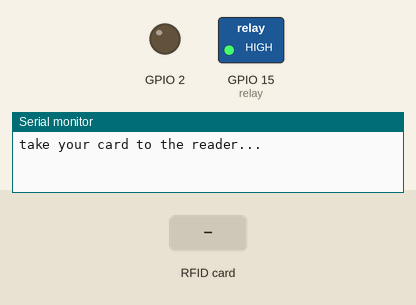
Bench run of a sketch on a simulated ESP32. Shown: switched loads named in the sketch (green lamp = pin HIGH), output pins drawn as LEDs (lit = HIGH), the last lines printed to the serial monitor. Dashed ring = blinking. The inputs (shaded band) are chosen by the test bench. The local clock reads 2024-03-15 10:24:30 at power-on unless the sketch sets it; EEPROM starts erased.

Above: at 1.2 s.
1.3 s: RFID card 5E 7A 19 C4 held to the reader
At 2.1 s:
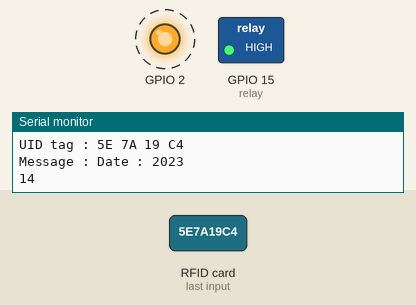
4.3 s: RFID card 03 6F CD 73 held to the reader
At 6.0 s:
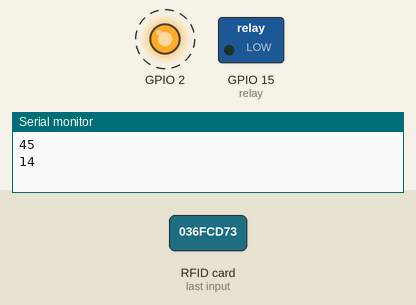
7.3 s: RFID card EB 43 01 99 held to the reader
At 8.1 s:
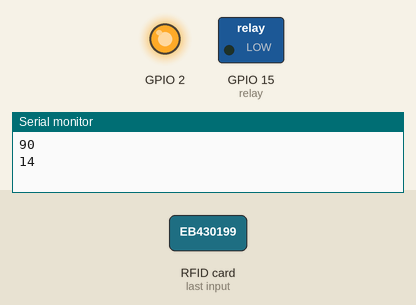
Timing chart, 0 to 10.3 s (numbered marks = the images above; inputs shaded):
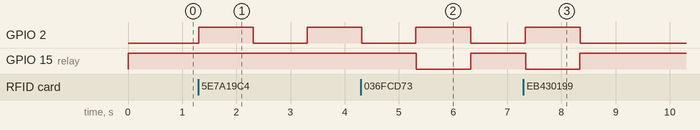

The sketch:

door-lock_finalcode.ino
```cpp
#include <SPI.h>
#include <MFRC522.h>
#include<EEPROM.h>
#include<Wire.h>
#include "RTClib.h"


//#define SS_PIN 21 16
//#define RST_PIN 22 17
const int RST_PIN = 17;
const int SS_PIN = 16;
MFRC522 mfrc522(SS_PIN, RST_PIN);   // Create MFRC522 instance.
int count=0;
RTC_DS1307 rtc;
char daysOfTheWeek[7][12] = {"Sunday", "Monday", "Tuesday", "Wednesday", "Thursday", "Friday", "Saturday"};
int relay=15;
void setup() {
  Serial.begin(115200);
  pinMode(2,OUTPUT);
  digitalWrite(relay,HIGH);
  pinMode(relay,OUTPUT);
 if (! rtc.begin()) {
    Serial.println("Couldn't find RTC");
    while (1);
  }
 rtc.adjust(DateTime(F(__DATE__), F(__TIME__)));
  //rtc.adjust(DateTime(2019, 8, 23, 2, 32, 00));


  SPI.begin();      // Initiate  SPI bus
  mfrc522.PCD_Init();   // Initiate MFRC522
  Serial.println("take your card to the reader...");

  if (!EEPROM.begin(64000)) {
    Serial.println("Failed to initialise EEPROM");
    Serial.println("Restarting...");
    delay(1000);
    ESP.restart();
  }

}
void work(String rfid,String name)
 {
  digitalWrite(2,HIGH);
  EEPROM.writeString(count,rfid);
    count = count + 11;
    Serial.print("\t"+name+"\t");
    EEPROM.writeString(count,+"\t"+name+"\t") ;
    count = count+7;


    DateTime now = rtc.now();

     Serial.print("Date : ");
     String Day =  String((now.day()));
    EEPROM.writeString(count,Day);
    count= count + 2;
     Serial.print(now.day(), DEC);
    Serial.print("/");
    EEPROM.writeString(count,"/");
    count = count + 1;
     Serial.print(now.month(), DEC);
      String mon =  String((now.month()));
     EEPROM.writeString(count,mon);
     count = count + 2;
    Serial.print("/");
    EEPROM.writeString(count,"/");
    count = count + 1;
   Serial.println(now.year(), DEC);
   String yr =  String((now.year()));
   EEPROM.writeString(count,yr);
   count = count + 4;
   EEPROM.writeString(count,"\t");
   count = count + 1;
     Serial.print("day:");
    Serial.println(daysOfTheWeek[now.dayOfTheWeek()]);
    String weekday = (daysOfTheWeek[now.dayOfTheWeek()]);
     EEPROM.writeString(count, weekday);
//     EEPROM.writeString(count,"\t");
//     count = count + 1;
     Serial.print("time : ");

     Serial.print(now.hour(), DEC);
     String hr =  String((now.hour()));
     EEPROM.writeString(count,hr);
      count = count + 2;
    Serial.print(':');
     EEPROM.writeString(count,":");
     count = count + 1;
    Serial.print(now.minute(), DEC);
    String mint =  String((now.minute()));
     EEPROM.writeString(count,mint);
      count = count + 2;
    Serial.print(':');
     EEPROM.writeString(count,":");
     count = count + 1;

    String sec =  String(now.second());
        Serial.println(sec  );
     EEPROM.writeString(count,sec);
      count = count + 2;
      Serial.println("eeprom time...............................................................");

      Serial.println(count);

       Serial.println(EEPROM.readString(0));

    digitalWrite(relay,LOW);
    delay(1000);
     digitalWrite(relay,HIGH);
     Serial.println(" ");
    EEPROM.commit();
    digitalWrite(2,LOW);
    }

void loop() {
  // Look for new cards
  if ( ! mfrc522.PICC_IsNewCardPresent())
  {
    return;
  }
  // Select one of the cards
  if ( ! mfrc522.PICC_ReadCardSerial())
  {
    return;
  }
  //Show UID on serial monitor
  Serial.print("UID tag :");
  String content= "";
  byte letter;
  for (byte i = 0; i < mfrc522.uid.size; i++)
  {
     Serial.print(mfrc522.uid.uidByte[i] < 0x10 ? " 0" : " ");
     Serial.print(mfrc522.uid.uidByte[i], HEX);
     content.concat(String(mfrc522.uid.uidByte[i] < 0x10 ? " 0" : " "));
     content.concat(String(mfrc522.uid.uidByte[i], HEX));
  }
  Serial.println();
  Serial.print("Message : ");
  content.toUpperCase();
  DateTime now = rtc.now();

     Serial.print("Date : ");
     String Day =  String((now.day()));
    EEPROM.writeString(count,Day);
    Serial.println(now.year(), DEC);
    Serial.println(EEPROM.readString(0));

  if (content.substring(1) == "03 6F CD 73") //change here the UID of the card/cards that you want to give access
  {


   // Serial.println("Authorized access");
   work(content.substring(1),"rajan");
  }
   else if (content.substring(1) == "EB 43 01 99") //change here the UID of the card/cards that you want to give access
  {
        work(content.substring(1),"rajan");
  }
   else if (content.substring(1) == "89 12 15 43") //change here the UID of the card/cards that you want to give access
  {
     work(content.substring(1),"rajan");

  }

   else if (content.substring(1) == "42 4B D5 83") //change here the UID of the card/cards that you want to give access
  {
    work(content.substring(1),"rajan");
  }

else if (content.substring(1) == "42 4B D5 83") //change here the UID of the card/cards that you want to give access
  {
    work(content.substring(1),"rajan");

  }

else if (content.substring(1) == "A9 7A B8 3C") //change here the UID of the card/cards that you want to give access
  {
     work(content.substring(1),"rajan");

  }


else if (content.substring(1) == "8A A7 AA 08") //change here the UID of the card/cards that you want to give access
  {
     work(content.substring(1),"rajan");

  }

else if (content.substring(1) == "D7 A1 06 3D") //change here the UID of the card/cards that you want to give access
  {
    work(content.substring(1),"rajan");
  }

  else if (content.substring(1) == "E7 E1 85 36") //change here the UID of the card/cards that you want to give access
  {
    work(content.substring(1),"rajan");
  }

else if (content.substring(1) == "89 C7 D6 3B") //change here the UID of the card/cards that you want to give access
  {
    work(content.substring(1),"rajan");
   }

else if (content.substring(1) == "D2 A0 38 1B") //change here the UID of the card/cards that you want to give access
  {
    work(content.substring(1),"rajan");
   }

else if (content.substring(1) == "69 C5 9E 77") //change here the UID of the card/cards that you want to give access
  {
    work(content.substring(1),"rajan");
   }

else if (content.substring(1) == "A9 68 70 43") //change here the UID of the card/cards that you want to give access
  {
    work(content.substring(1),"rajan");
   }

else if (content.substring(1) == "2A B6 1B 29") //change here the UID of the card/cards that you want to give access
  {
    work(content.substring(1),"rajan");
   }

else if (content.substring(1) == "CB 1A FA 66") //change here the UID of the card/cards that you want to give access
  {
    work(content.substring(1),"rajan");
   }

else if (content.substring(1) == "8A 78 AA 08") //change here the UID of the card/cards that you want to give access
  {
    work(content.substring(1),"rajan");
   }

else if (content.substring(1) == "1B 90 0D 21") //change here the UID of the card/cards that you want to give access
  {
    work(content.substring(1),"rajan");
   }

else if (content.substring(1) == "BC 31 53 43") //change here the UID of the card/cards that you want to give access
  {
    work(content.substring(1),"rajan");
   }

else if (content.substring(1) == "CE 03 1C D3") //change here the UID of the card/cards that you want to give access
  {
    work(content.substring(1),"rajan");
   }


 else   {
    digitalWrite(2,HIGH);
    delay(1000);
      digitalWrite(2,LOW);
      delay(1000);
       digitalWrite(2,HIGH);
       delay(1000);
   Serial.println("you are not allowed");
     digitalWrite(2,LOW);
    }

count=count+8;
delay(1000);


}
//UID tag : D2 A0 38 1B
//Message :  Access denied
//UID tag : 69 C5 9E 77
//Message :  Access denied
//UID tag : A9 68 70 43
//Message :  Access denied
//UID tag : 2A B6 1B 29
//Message :  Access denied
//UID tag : CB 1A FA 66
//Message :  Access denied
//UID tag : 8A 78 AA 08
//Message :  Access denied
//UID tag : 1B 90 0D 21
//Message :  Access denied
//UID tag : BC 31 53 43
//Message :  Access denied
//UID tag : CE 03 1C D3
//Message :  Access denied
```

Measured:
- after the input at 1.3 s, GPIO 2: LOW → HIGH at once, → LOW 1.0 s later, → HIGH 1.0 s later
- after the input at 4.3 s, GPIO 15 (relay): HIGH → LOW after 1.0 s, → HIGH 1.0 s later
- after the input at 7.3 s, GPIO 2: LOW → HIGH at once, → LOW 1.0 s later; GPIO 15 (relay): HIGH → LOW at once, → HIGH 1.0 s later
